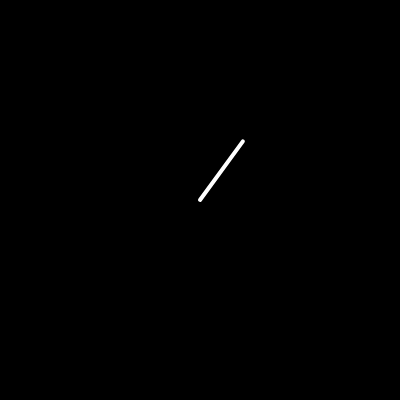
Frame 1 (no input)
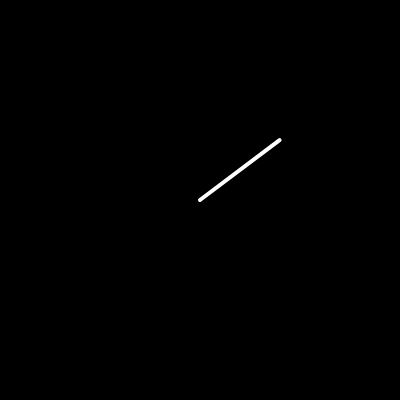
Frame 60 (no input)
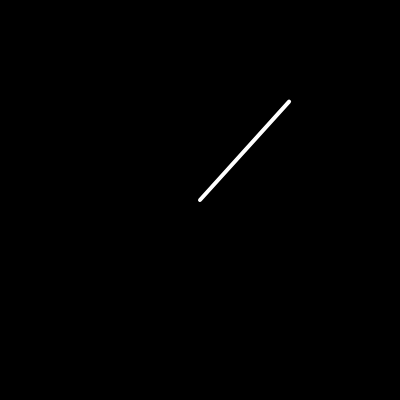
Frame 120 (the mouse pressed at the canvas centre since frame 60)

The p5.js sketch that drew these frames (run headless with seeded random() and noise() and a simulated clock; from frame 60 on, the mouse is pressed at the canvas centre):

// p5.js sketch
// ── sketch.js
function setup() {
   	createCanvas(400, 400); 
}

function draw() {
	background(0);
	translate(width / 2, height / 2);

	let v = createVector(random(-100, 100), random(-100, 100));
   	strokeWeight(4);
   	stroke(255);
   	line(0, 0, v.x, v.y);
}
